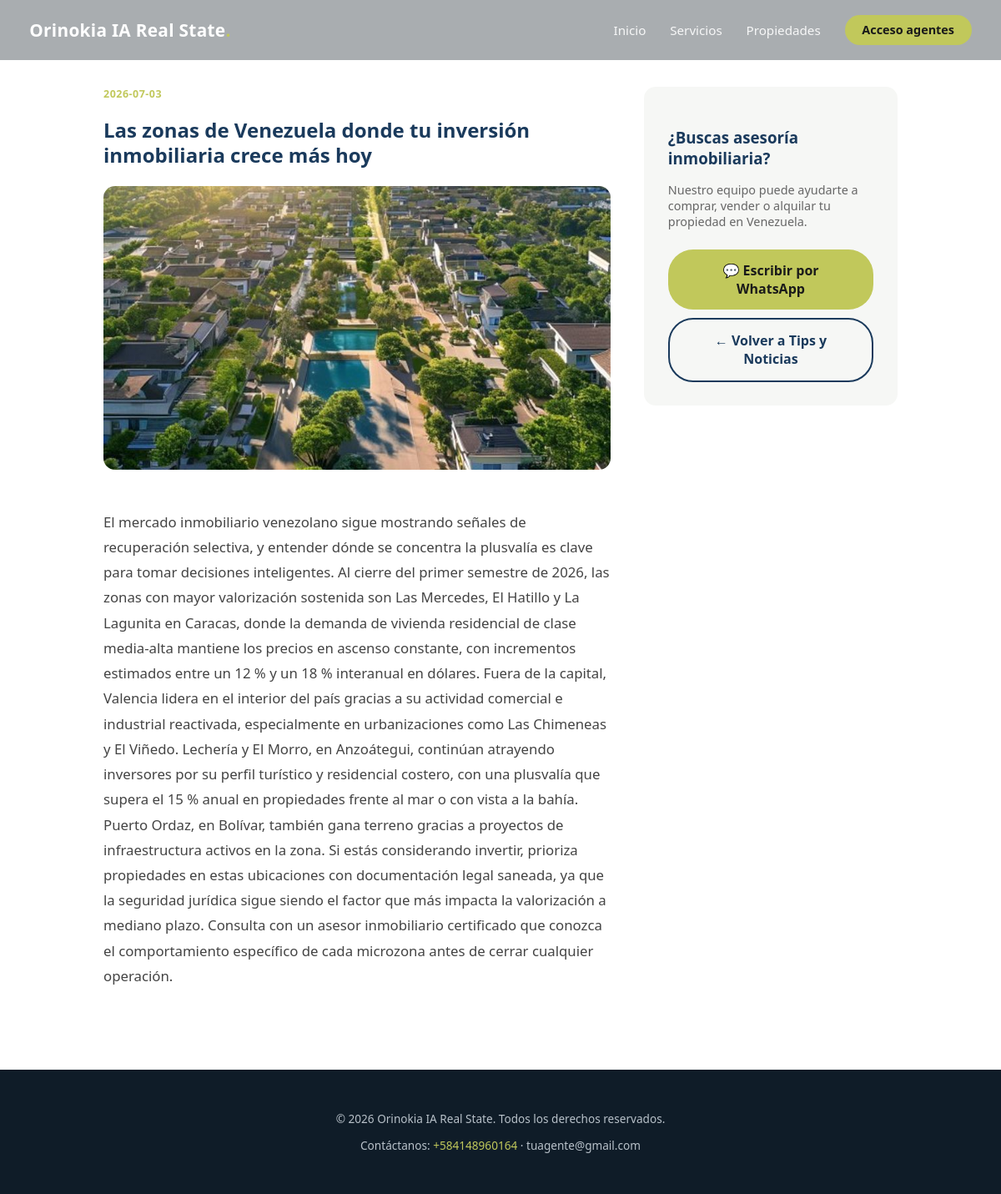
Page /noticias/6 on the committed database.
### tables this page shows
CREATE TABLE noticias (
                id INTEGER PRIMARY KEY AUTOINCREMENT,
                fecha TEXT,
                titulo TEXT,
                resumen TEXT,
                contenido TEXT,
                imagen_url TEXT,
                creado_en TEXT
            , imagen_es_logo INTEGER DEFAULT 0);

### main.py (the view)
@app.get("/noticias/{noticia_id}", response_class=HTMLResponse)
async def noticia_detalle_publico(request: Request, noticia_id: int):
    noticia = obtener_noticia(noticia_id)
    if not noticia:
        return RedirectResponse(url="/")
    return templates.TemplateResponse(
        request=request,
        name="public/noticia_detalle.html",
        context={
            "branding": get_branding(),
            "anio": datetime.now().year,
            "noticia": noticia,
        },
    )

### templates/public/noticia_detalle.html (shortened to what this page needs)
{% extends "public/base.html" %}
{% block contenido %}
<section class="pub-detalle-body" style="padding-top:6.5rem;">
  <div class="pub-detalle-grid">
    <div>
      <div class="pub-noticia-fecha" style="margin-bottom:0.8rem;">{{ noticia.fecha }}</div>
      <h1 style="color:var(--pub-primario); line-height:1.25; margin-bottom:1.4rem;">{{ noticia.titulo }}</h1>
      {% if noticia.imagen_url and noticia.imagen_es_logo %}
      <div class="pub-noticia-img pub-noticia-img-logo" style="height:260px; border-radius:14px; margin-bottom:1.6rem;">
        <img src="{{ noticia.imagen_url }}" alt="{{ noticia.titulo }}" />
      </div>
      {% elif noticia.imagen_url %}
      <img src="{{ noticia.imagen_url }}" alt="{{ noticia.titulo }}" style="width:100%; height:340px; object-fit:cover; border-radius:14px; margin-bottom:1.6rem;" />
      {% endif %}
      <p style="line-height:1.8; color:#444; white-space:pre-line; font-size:1.05rem;">{{ noticia.contenido or noticia.resumen }}</p>
    </div>
    <div class="pub-contacto-card">
      <h3>¿Buscas asesoría inmobiliaria?</h3>
      <p style="color:#666; font-size:0.9rem;">Nuestro equipo puede ayudarte a comprar, vender o alquilar tu propiedad en Venezuela.</p>
      {% if branding.telefono_agente %}
      <a href="https://wa.me/{{ branding.telefono_agente | replace('+','') | replace(' ','') }}" class="pub-btn pub-btn-dorado">💬 Escribir por WhatsApp</a>
      {% endif %}
      <a href="/#noticias" class="pub-btn pub-btn-outline" style="color:var(--pub-primario); border-color:var(--pub-primario);">← Volver a Tips y Noticias</a>
    </div>
  </div>
</section>
{% endblock %}

### static/css/public.css (style rules this page uses)
:root { --pub-primario: #1a3a5c; --pub-secundario: #b1b65d; }
* { box-sizing: border-box; }
body.publico { margin: 0; font-family: 'Segoe UI', Tahoma, Geneva, Verdana, sans-serif; color: #232323; background: #fff; }
.pub-btn { padding: 0.9rem 2rem; border-radius: 30px; font-weight: 600; text-decoration: none; font-size: 1rem; transition: transform 0.2s ease, box-shadow 0.2s ease; display: inline-block; }
.pub-btn-dorado { background: var(--pub-secundario); color: #1a1a1a; }
.pub-btn-outline { background: transparent; color: #fff; border: 2px solid #fff; }
.pub-noticia-fecha { color: var(--pub-secundario); font-size: 0.78rem; font-weight: 700; text-transform: uppercase; letter-spacing: 0.5px; margin-bottom: 0.5rem; }
.pub-detalle-body { max-width: 1000px; margin: 0 auto; padding: 3rem 1.5rem 5rem; }
.pub-detalle-grid { display: grid; grid-template-columns: 2fr 1fr; gap: 2.5rem; }
.pub-contacto-card { background: #f6f7f5; border-radius: 14px; padding: 1.8rem; height: fit-content; }
.pub-contacto-card h3 { color: var(--pub-primario); margin-bottom: 1rem; }
.pub-contacto-card .pub-btn { width: 100%; text-align: center; margin-top: 0.6rem; }

### rows in the picture
noticias: fecha "2026-07-03", titulo "Las zonas de Venezuela donde tu inversión inmobiliaria crece más hoy", imagen_url (picture), contenido "El mercado inmobiliario venezolano sigue mostrando señales de recuperación selectiva, y entender dónde se concentra la plusvalía es clave para tomar decisiones inteligentes. Al cierre del primer semestre de 2026, las zonas con mayor valorización sostenida son Las Mercedes, El Hatillo y La Lagunita en Caracas, donde la demanda de vivienda residencial de clase media-alta mantiene los precios en ascenso constante, con incrementos estimados entre un 12 % y un 18 % interanual en dólares. Fuera de la capital, Valencia lidera en el interior del país gracias a su actividad comercial e industrial reactivada, especialmente en urbanizaciones como Las Chimeneas y El Viñedo. Lechería y El Morro, en…"

### other values in the picture
{{ branding.nombre_agencia }} "Orinokia IA Real State"
{{ anio }} "2026"
{{ branding.telefono_agente }} "+584148960164"
{{ branding.email_agente }} "tuagente@gmail.com"
